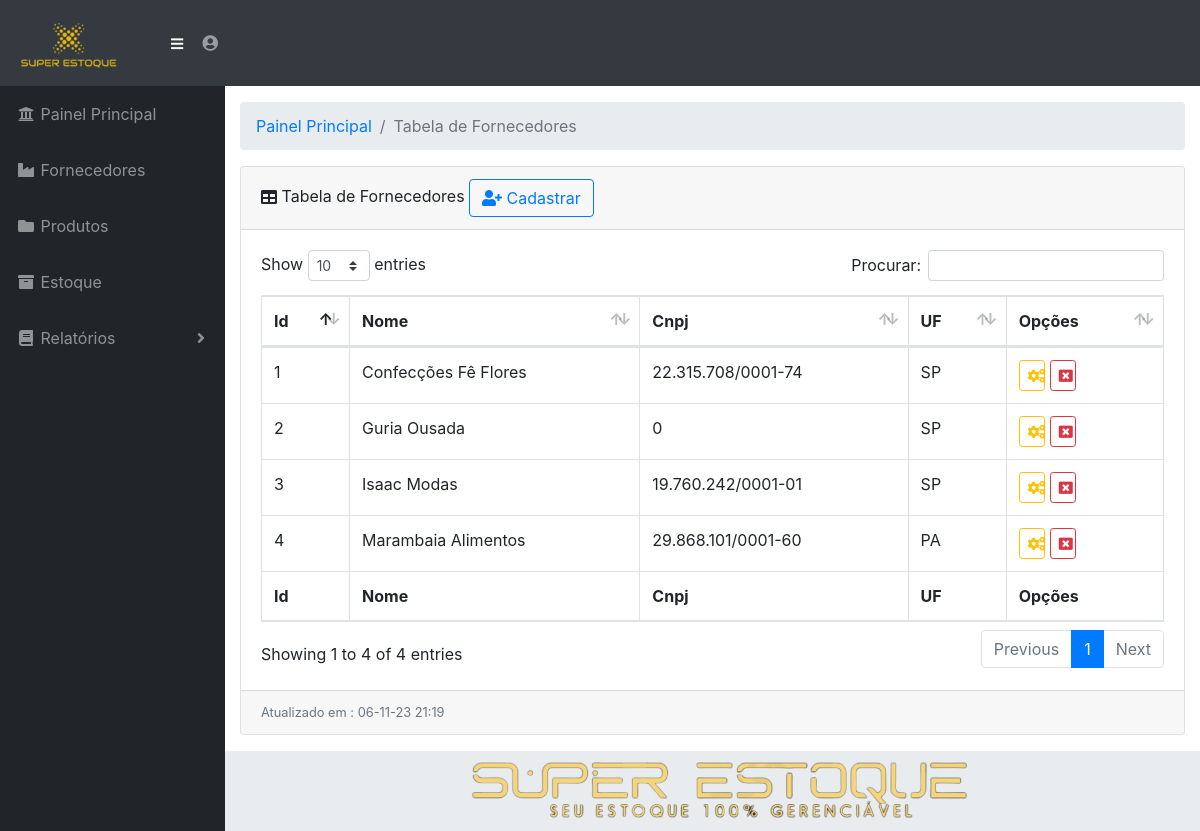
/view/lista_fornecedores.php (signed in), run on the app's committed database.
### tables this page shows
CREATE TABLE `fornecedores` (
  `id` int(11) NOT NULL,
  `nome` varchar(100) DEFAULT NULL,
  `cnpj` varchar(50) DEFAULT NULL,
  `uf` varchar(3) DEFAULT NULL,
  `tipo_estabelecimento` varchar(50) DEFAULT NULL
);

### view/lista_fornecedores.php (the view, shortened to what this page needs)
<?php
require "../dao/conexao.php";
$sql_lista_fornec = "SELECT * FROM fornecedores";
$result_lista_fornec = mysqli_query($conexao, $sql_lista_fornec);
?>
<!DOCTYPE html>
<html lang="en">
<head>
  <link href="../vendor/fontawesome-free/css/all.min.css" rel="stylesheet" type="text/css">
  <link href="../vendor/datatables/dataTables.bootstrap4.css" rel="stylesheet">
  <link href="../css/sb-admin.css" rel="stylesheet">
</head>
<body id="page-top">
  <?php
  include_once "nav.php";
  ?>
  <div id="wrapper">
    <?php
    include_once "menu.php";
    ?>
    <div id="content-wrapper">
      <div class="container-fluid">
        <ol class="breadcrumb">
          <li class="breadcrumb-item">
            <a href="painel.php">Painel Principal</a>
          </li>
          <li class="breadcrumb-item active">Tabela de Fornecedores</li>
        </ol>
        <div class="card mb-3">
          <div class="card-header">
            <i class="fas fa-table"></i>
            Tabela de Fornecedores
            <button style="" type="button" data-toggle="modal" data-target="#modal_cadastrar_fornecedor" class="btn btn-outline-primary fixed-right"> <i class="fa fa-user-plus" aria-hidden="true"></i> Cadastrar</button>
            </div>
          <div class="card-body">
            <div class="table-responsive">
              <table class="table table-bordered" id="dataTable" width="100%" cellspacing="0">
                <thead>
                  <tr>
                    <th>Id</th>
                    <th>Nome</th>
                    <th>Cnpj</th>
                    <th>UF</th>
                    <th>Opções</th>
                  </tr>
                </thead>
                <tfoot>
                  <tr>
                    <th>Id</th>
                    <th>Nome</th>
                    <th>Cnpj</th>
                    <th>UF</th>
                    <th>Opções</th>
                  </tr>
                </tfoot>
                <tbody>
                  <?php while ($dados_lista_fornec = mysqli_fetch_array($result_lista_fornec)) {
                    echo "<tr>";
                    echo "<td> " . $dados_lista_fornec['id'] . "</td>";
                    echo "<td> " . $dados_lista_fornec['nome'] . "</td>";
                    echo "<td> " . $dados_lista_fornec['cnpj'] . "</td>";
                    echo "<td> " . $dados_lista_fornec['uf'] . "</td>";
                    echo "<td> " . "<a href='select_alterar_fornecedor.php?id=".$dados_lista_fornec['id']."' type='button' class='btn btn-outline-warning btn-sm 'data-toggle='tooltip' data-placement='top' title='Alterar' style='width:20%;'><i class='fa fa-cogs' aria-hidden='true'></i></a>"." "."<a href='' type='button' class='btn btn-outline-danger btn-sm' data-toggle='tooltip' data-placement='top' title='Excluir' style='width:20%;'><i class='fa fa-window-close' aria-hidden='true'></i></a>"."</td>";
                    echo "</tr>";
                  }
                  ?>
                </tbody>
              </table>
            </div>
          </div>
          <div class="card-footer small text-muted"> Atualizado em :
            <?php date_default_timezone_set('America/Sao_Paulo');
            $date = date('d-m-y H:i');
            echo $date; ?>
          </div>
        </div
      </div>
    </div>
    <footer class="sticky-footer">
      <div class="container my-auto">
        <div class="copyright text-center my-auto">
        <img src="superestokee.png" alt="Logo do Projeto" class="img-fluid" />
        </div>
      </div>
    </footer>
  </div>
  </div>
</body>
</html>

### view/nav.php (shortened to what this page needs)
<nav class="navbar navbar-expand navbar-dark bg-dark static-top">
    <a class="navbar-brand mr-1" href="painel.php"><img style="width:75%; margin-right:-10px;" src="../imagens/logo_branca.png"></a>
    <button class="btn btn-link btn-sm text-white order-1 order-sm-0" id="sidebarToggle" href="#">
        <i class="fas fa-bars"></i>
    </button>
    <ul class="navbar-nav ml-auto ml-md-0">
        <li class="nav-item dropdown no-arrow">
            <a class="nav-link dropdown-toggle" href="#" id="userDropdown" role="button" data-toggle="dropdown" aria-haspopup="true" aria-expanded="false">
                <i class="fas fa-user-circle fa-fw"></i>
            </a>
        </li>
    </ul>
</nav>

### view/menu.php (shortened to what this page needs)
<ul class="sidebar navbar-nav">
    <li class="nav-item">
        <a class="nav-link <?php if ($pagina == "painel") {
                                echo "active";
                            } ?>" href="painel.php">
            <i class="fas fa-fw fa-university"></i>
            <span>Painel Principal</span>
        </a>
    </li>
    <li class="nav-item">
        <a class="nav-link <?php if ($pagina == "painel") {
                                echo "active";
                            } ?>" href="lista_fornecedores.php">
            <i class="fas fa-fw fa-industry"></i>
            <span>Fornecedores</span>
        </a>
    <li class="nav-item">
        <a class="nav-link <?php if ($pagina == "painel") {
                                echo "active";
                            } ?>" href="lista_produtos.php">
            <i class="fas fa-fw fa-folder"></i>
            <span>Produtos</span>
        </a>
    </li>
    <li class="nav-item dropdown">
        <a class="nav-link <?php if ($pagina == "painel") {
                                echo "active";
                            } ?>" href="lista_estoque.php">
            <i class="fas fa-fw fa-archive"></i>
            <span>Estoque</span>
        </a>
    </li>
    <li class="nav-item dropdown">
        <a class="nav-link dropdown-toggle" href="#" id="pagesDropdown" role="button" data-toggle="dropdown" aria-haspopup="true" aria-expanded="false">
            <i class="fas fa-fw fa-book"></i>
            <span>Relatórios</span>
        </a>
    </li>
</ul>

### view/nav.php (style rules this page uses)
body { background-image: url('../imagens/superestoque.png' class="img-fluid"); background-size: cover; background-repeat: no-repeat; }

### data on the page
fornecedores: id "1", nome "Confecções Fê Flores", cnpj "22.315.708/0001-74", uf "SP"
fornecedores: id "2", nome "Guria Ousada", cnpj "0", uf "SP"
fornecedores: id "3", nome "Isaac Modas", cnpj "19.760.242/0001-01", uf "SP"
fornecedores: id "4", nome "Marambaia Alimentos", cnpj "29.868.101/0001-60", uf "PA"
